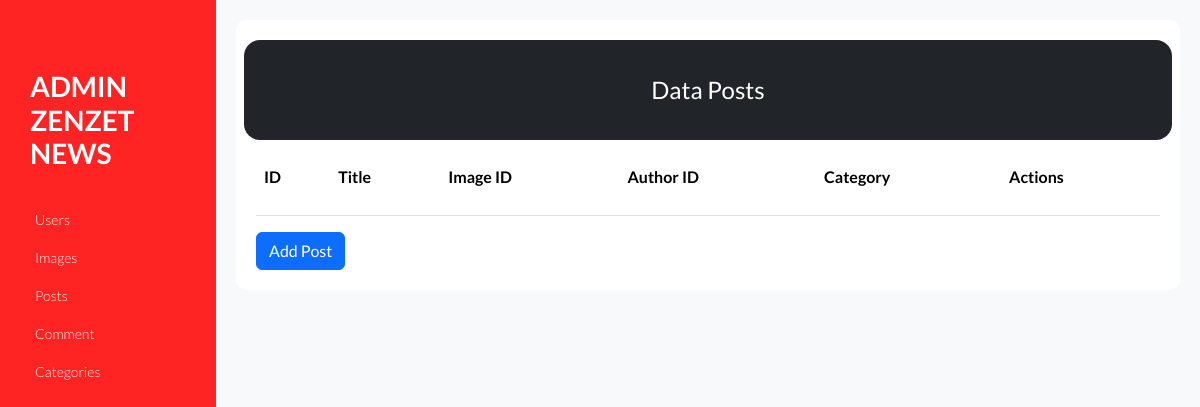
Before: /admin/posts.php with the older database file.
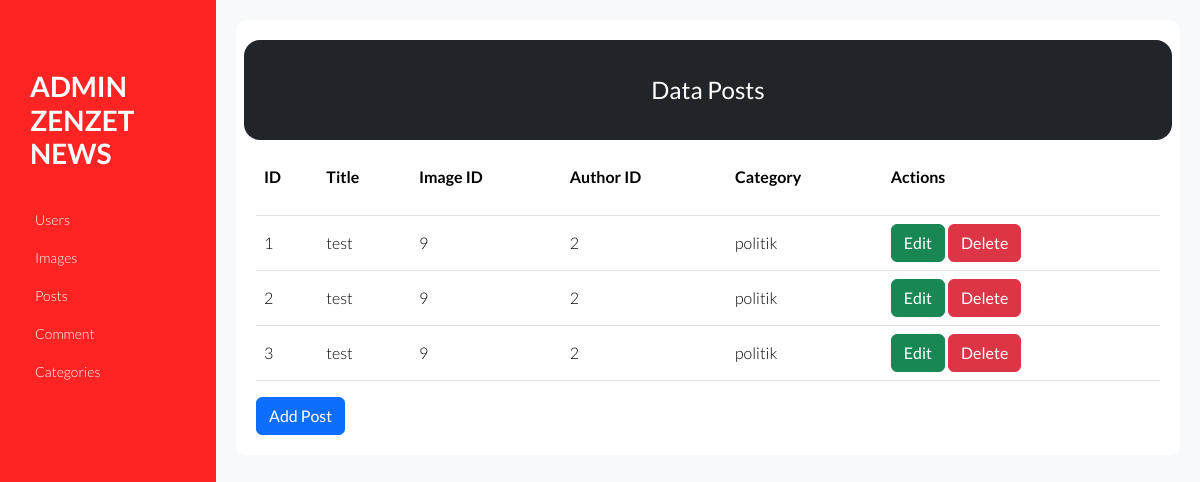
After: the same page with the newer database file.
### tables this page shows
CREATE TABLE `posts` (
  `id` int NOT NULL AUTO_INCREMENT,
  `title` varchar(255) NOT NULL,
  `image_id` int NOT NULL,
  `author_id` int NOT NULL,
  `category` varchar(255) NOT NULL,
  `content` varchar(255) NOT NULL,
  PRIMARY KEY (`id`)
);

### admin/posts.php (the view, shortened to what this page needs)
<!DOCTYPE html>
<html lang="en">
<head>
    <link href="https://cdn.jsdelivr.net/npm/bootstrap@5.3.2/dist/css/bootstrap.min.css" rel="stylesheet">
    <link rel="stylesheet" type="text/css" href="syntax-highlighter/styles/shCore.css" media="all">
    <link rel="stylesheet" type="text/css" href="syntax-highlighter/styles/shThemeDefault.css" media="all">
    <link rel="stylesheet" href="css/font-awesome.min.css">
    <link rel="stylesheet" href="css/normalize.min.css">
    <link rel="stylesheet" href="css/main.css">
</head>
<body>
    <div class="container-fluid p-0">
        <?php require_once "./sidebar.php" ?>
        <div id="main-wrapper">
            <div class="main-content">
                <div class="row pt-3 pb-3 d-flex align-content-center text-center text-white rounded-4 bg-dark" style="height:100px;">
                    <h2 class="align-middle" style="color:white;">Data Posts</h2>
                </div>
                <table class="table">
                    <thead style="height:75px;">
                        <tr>
                            <th class="align-middle" scope="col">ID</th>
                            <th class="align-middle" scope="col">Title</th>
                            <th class="align-middle" scope="col">Image ID</th>
                            <th class="align-middle" scope="col">Author ID</th>
                            <th class="align-middle" scope="col">Category</th>
                            <th class="align-middle" scope="col">Actions</th>
                        </tr>
                    </thead>
                    <tbody>
                        <?php
                        include "config.php";
                        $qryPosts = "SELECT id, title, image_id, author_id, category FROM posts";
                        $execPosts = mysqli_query($con, $qryPosts);
                        while ($postData = mysqli_fetch_assoc($execPosts)) {
                        ?>
                            <tr>
                                <td class="align-middle"><?= $postData['id'] ?></td>
                                <td class="align-middle"><?= $postData['title'] ?></td>
                                <td class="align-middle"><?= $postData['image_id'] ?></td>
                                <td class="align-middle"><?= $postData['author_id'] ?></td>
                                <td class="align-middle"><?= $postData['category'] ?></td>
                                <td>
                                    <a class="btn btn-success" href="posts-edit.php?id=<?= $postData['id'] ?>" role="button">Edit</a>
                                    <a class="btn btn-danger" href="posts-delete.php?id=<?= $postData['id'] ?>" role="button">Delete</a>
                                </td>
                            </tr>
                        <?php } ?>
                    </tbody>
                </table>
                <a class="btn btn-primary" href="posts-add.php" role="button">Add Post</a>
            </div>
        </div>
    </div>
</body>
</html>

Changed rows visible on the page:
added posts: id "1", title "test", image "9", author "2", category "politik"
added posts: id "2", title "test", image "9", author "2", category "politik"
added posts: id "3", title "test", image "9", author "2", category "politik"
